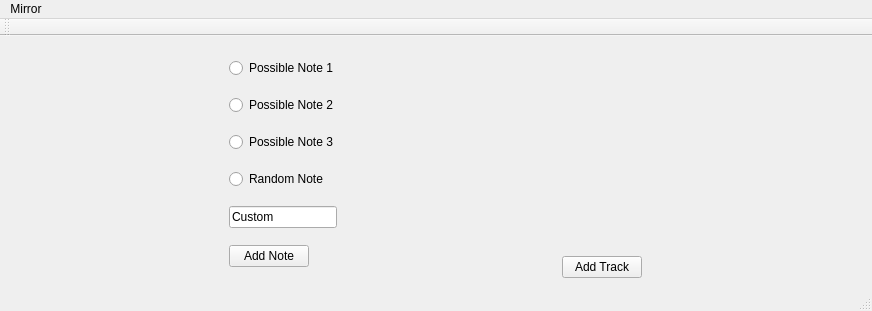
<?xml version="1.0" encoding="UTF-8"?>
<ui version="4.0">
 <class>MainWindow</class>
 <widget class="QMainWindow" name="MainWindow">
  <property name="geometry">
   <rect>
    <x>0</x>
    <y>0</y>
    <width>872</width>
    <height>311</height>
   </rect>
  </property>
  <property name="sizePolicy">
   <sizepolicy hsizetype="Fixed" vsizetype="Preferred">
    <horstretch>0</horstretch>
    <verstretch>0</verstretch>
   </sizepolicy>
  </property>
  <property name="windowTitle">
   <string>MainWindow</string>
  </property>
  <widget class="QWidget" name="centralWidget">
   <property name="sizePolicy">
    <sizepolicy hsizetype="MinimumExpanding" vsizetype="Preferred">
     <horstretch>0</horstretch>
     <verstretch>0</verstretch>
    </sizepolicy>
   </property>
   <layout class="QHBoxLayout" name="horizontalLayout">
    <item>
     <layout class="QVBoxLayout" name="verticalLayout_2" stretch="0,0,0,0,0,0">
      <item>
       <widget class="QRadioButton" name="note1">
        <property name="sizePolicy">
         <sizepolicy hsizetype="Fixed" vsizetype="Fixed">
          <horstretch>0</horstretch>
          <verstretch>0</verstretch>
         </sizepolicy>
        </property>
        <property name="text">
         <string>Possible Note 1</string>
        </property>
       </widget>
      </item>
      <item>
       <widget class="QRadioButton" name="note2">
        <property name="sizePolicy">
         <sizepolicy hsizetype="Fixed" vsizetype="Fixed">
          <horstretch>0</horstretch>
          <verstretch>0</verstretch>
         </sizepolicy>
        </property>
        <property name="text">
         <string>Possible Note 2</string>
        </property>
       </widget>
      </item>
      <item>
       <widget class="QRadioButton" name="note3">
        <property name="sizePolicy">
         <sizepolicy hsizetype="Fixed" vsizetype="Fixed">
          <horstretch>0</horstretch>
          <verstretch>0</verstretch>
         </sizepolicy>
        </property>
        <property name="text">
         <string>Possible Note 3</string>
        </property>
       </widget>
      </item>
      <item>
       <widget class="QRadioButton" name="random_note">
        <property name="sizePolicy">
         <sizepolicy hsizetype="Fixed" vsizetype="Fixed">
          <horstretch>0</horstretch>
          <verstretch>0</verstretch>
         </sizepolicy>
        </property>
        <property name="text">
         <string>Random Note</string>
        </property>
       </widget>
      </item>
      <item>
       <widget class="QLineEdit" name="custom_note">
        <property name="sizePolicy">
         <sizepolicy hsizetype="Maximum" vsizetype="Maximum">
          <horstretch>0</horstretch>
          <verstretch>0</verstretch>
         </sizepolicy>
        </property>
        <property name="inputMask">
         <string/>
        </property>
        <property name="text">
         <string>Custom</string>
        </property>
       </widget>
      </item>
      <item>
       <widget class="QPushButton" name="pushButton_3">
        <property name="sizePolicy">
         <sizepolicy hsizetype="Maximum" vsizetype="Fixed">
          <horstretch>0</horstretch>
          <verstretch>0</verstretch>
         </sizepolicy>
        </property>
        <property name="text">
         <string>Add Note</string>
        </property>
       </widget>
      </item>
     </layout>
    </item>
    <item>
     <layout class="QVBoxLayout" name="verticalLayout">
      <property name="sizeConstraint">
       <enum>QLayout::SetMinimumSize</enum>
      </property>
      <item>
       <layout class="QVBoxLayout" name="track">
        <item>
         <widget class="QLabel" name="label">
          <property name="text">
           <string/>
          </property>
         </widget>
        </item>
       </layout>
      </item>
      <item>
       <widget class="QPushButton" name="add_track_btn">
        <property name="sizePolicy">
         <sizepolicy hsizetype="Maximum" vsizetype="Fixed">
          <horstretch>0</horstretch>
          <verstretch>0</verstretch>
         </sizepolicy>
        </property>
        <property name="text">
         <string>Add Track</string>
        </property>
       </widget>
      </item>
     </layout>
    </item>
   </layout>
  </widget>
  <widget class="QMenuBar" name="menuBar">
   <property name="geometry">
    <rect>
     <x>0</x>
     <y>0</y>
     <width>872</width>
     <height>21</height>
    </rect>
   </property>
   <property name="defaultUp">
    <bool>false</bool>
   </property>
   <widget class="QMenu" name="menuMirror">
    <property name="title">
     <string>Mirror</string>
    </property>
    <addaction name="actionOptions"/>
   </widget>
   <addaction name="menuMirror"/>
  </widget>
  <widget class="QToolBar" name="mainToolBar">
   <attribute name="toolBarArea">
    <enum>TopToolBarArea</enum>
   </attribute>
   <attribute name="toolBarBreak">
    <bool>false</bool>
   </attribute>
  </widget>
  <widget class="QStatusBar" name="statusBar"/>
  <action name="actionOptions">
   <property name="text">
    <string>options</string>
   </property>
  </action>
 </widget>
 <layoutdefault spacing="6" margin="11"/>
 <resources/>
 <connections/>
</ui>
